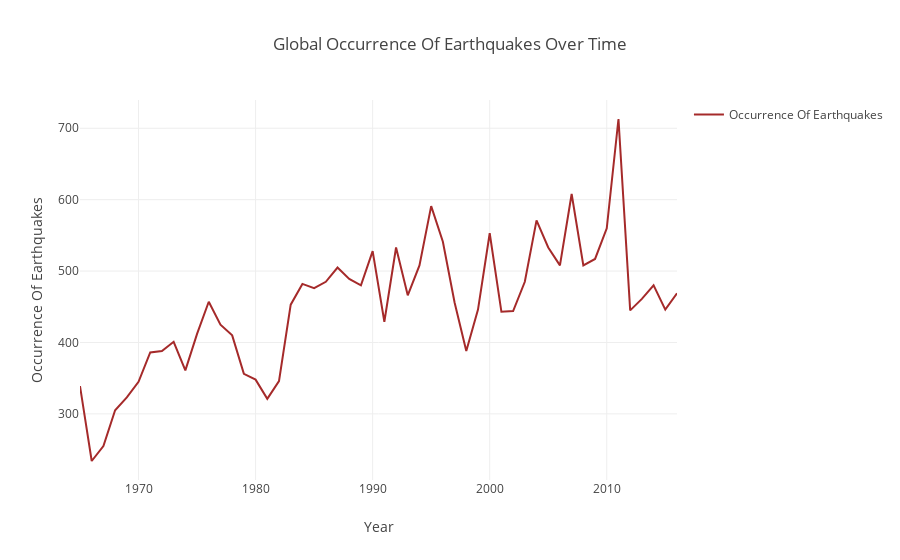

Notebook cell for this chart:
### Markdown cell above
This graph/visual is a good method to display the information for the occurrence of earthquakes over time. However with that being said the graphic is static and offers no display of values for the occurrence of each year, but it does allow the oppertunity to add a line showing the average occurrence of earthquakes globally which allows a direct comparison to be made for each year against the average; with further lines that could be added to display the iqr and the upper and lower limits.

### Code cell
# Draws an interactive scattergraph to show the global occurance of earthquakes with time 

import plotly.offline as py
py.init_notebook_mode(connected=True)
import plotly.graph_objs as go
import plotly.tools as tls

trace0 = go.Scatter(
    x = year, 
    y = occurrence,
    name='Occurrence Of Earthquakes',
    line=dict(
        color='brown',
    )
)

data = [trace0]

layout = go.Layout(
    xaxis=dict(title='Year'),
    yaxis=dict(title='Occurrence Of Earthquakes'),
    title='Global Occurrence Of Earthquakes Over Time',
    showlegend = True)

fig = go.Figure(data=data, layout=layout)
py.iplot(fig)

### Figure 1 — Plotly figure (JSON) as saved in the notebook; plotly's stock layout.template omitted (floating-point values rounded to 4 significant figures)
{"data": [{"line": {"color": "brown"}, "name": "Occurrence Of Earthquakes", "type": "scatter", "x": [1965, 1966, 1967, 1968, 1969, 1970, 1971, 1972, 1973, 1974, 1975, 1976, 1977, 1978, 1979, 1980, 1981, 1982, 1983, 1984, 1985, 1986, 1987, 1988, 1989, 1990, 1991, 1992, 1993, 1994, 1995, 1996, 1997, 1998, 1999, 2000, 2001, 2002, 2003, 2004, 2005, 2006, 2007, 2008, 2009, 2010, 2011, 2012, 2013, 2014, 2015, 2016], "y": [339, 234, 255, 305, 323, 345, 386, 388, 401, 361, 412, 457, 425, 410, 356, 348, 321, 346, 453, 482, 476, 485, 505, 489, 480, 528, 429, 533, 466, 508, 591, 541, 456, 388, 446, 553, 443, 444, 485, 571, 533, 508, 608, 508, 517, 560, 713, 445, 461, 480, 446, 469]}], "layout": {"showlegend": true, "title": "Global Occurrence Of Earthquakes Over Time", "xaxis": {"title": "Year"}, "yaxis": {"title": "Occurrence Of Earthquakes"}}}
